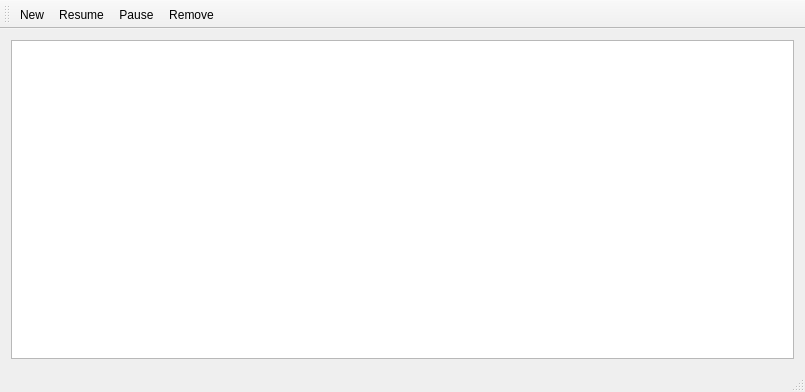
<?xml version="1.0" encoding="UTF-8"?>
<ui version="4.0">
 <class>qaria</class>
 <widget class="QMainWindow" name="qaria">
  <property name="geometry">
   <rect>
    <x>0</x>
    <y>0</y>
    <width>805</width>
    <height>392</height>
   </rect>
  </property>
  <property name="windowTitle">
   <string>qaria</string>
  </property>
  <widget class="QWidget" name="centralWidget">
   <layout class="QVBoxLayout" name="verticalLayout">
    <item>
     <widget class="QTableView" name="downloadTable">
      <property name="editTriggers">
       <set>QAbstractItemView::NoEditTriggers</set>
      </property>
      <property name="selectionMode">
       <enum>QAbstractItemView::ExtendedSelection</enum>
      </property>
      <property name="selectionBehavior">
       <enum>QAbstractItemView::SelectRows</enum>
      </property>
     </widget>
    </item>
   </layout>
  </widget>
  <widget class="QMenuBar" name="menuBar">
   <property name="geometry">
    <rect>
     <x>0</x>
     <y>0</y>
     <width>805</width>
     <height>30</height>
    </rect>
   </property>
  </widget>
  <widget class="QToolBar" name="mainToolBar">
   <attribute name="toolBarArea">
    <enum>TopToolBarArea</enum>
   </attribute>
   <attribute name="toolBarBreak">
    <bool>false</bool>
   </attribute>
   <addaction name="actionNewDownload"/>
   <addaction name="actionResume"/>
   <addaction name="actionPause"/>
   <addaction name="actionRemove"/>
  </widget>
  <widget class="QStatusBar" name="statusBar"/>
  <action name="actionNewDownload">
   <property name="icon">
    <iconset theme="list-add">
     <normaloff>.</normaloff>.</iconset>
   </property>
   <property name="text">
    <string>New</string>
   </property>
   <property name="toolTip">
    <string>Add a new download entry</string>
   </property>
   <property name="shortcut">
    <string>Ctrl+N</string>
   </property>
  </action>
  <action name="actionResume">
   <property name="icon">
    <iconset theme="media-playback-start">
     <normaloff>.</normaloff>.</iconset>
   </property>
   <property name="text">
    <string>Resume</string>
   </property>
   <property name="toolTip">
    <string>Resume Download</string>
   </property>
   <property name="shortcut">
    <string>Ctrl+R</string>
   </property>
  </action>
  <action name="actionPause">
   <property name="icon">
    <iconset theme="media-playback-pause">
     <normaloff>.</normaloff>.</iconset>
   </property>
   <property name="text">
    <string>Pause</string>
   </property>
   <property name="toolTip">
    <string>Pause the download</string>
   </property>
   <property name="shortcut">
    <string>Ctrl+P</string>
   </property>
  </action>
  <action name="actionRemove">
   <property name="icon">
    <iconset theme="edit-delete">
     <normaloff>.</normaloff>.</iconset>
   </property>
   <property name="text">
    <string>Remove</string>
   </property>
   <property name="toolTip">
    <string>Remove Download(s)</string>
   </property>
   <property name="shortcut">
    <string>Ctrl+D</string>
   </property>
  </action>
 </widget>
 <layoutdefault spacing="6" margin="11"/>
 <resources/>
 <connections/>
</ui>
